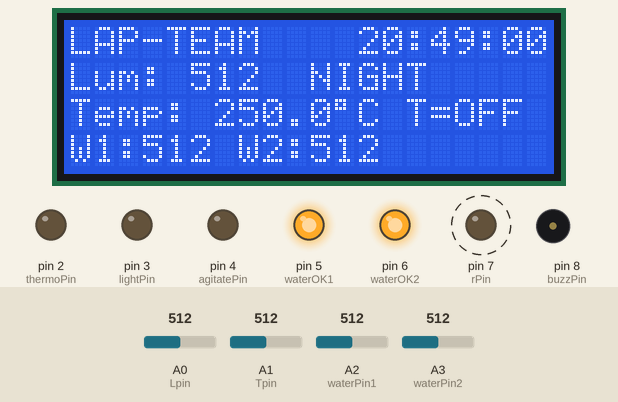
This sketch was run on a simulated Arduino Uno, built with avr-gcc and run on an emulated ATmega328P. Shown: 20×4 character LCD, output pins drawn as LEDs (lit = HIGH), buzzer (waves = sounding). Dashed ring = blinking. The test bench sets the inputs (shaded band); at power-on: A1 (Tpin) = 512, A2 (waterPin1) = 512, A3 (waterPin2) = 512, A0 (Lpin) = 512.

Above: at 0.3 s.
1.3 s: A1 (Tpin) set to 63
At 3.1 s:
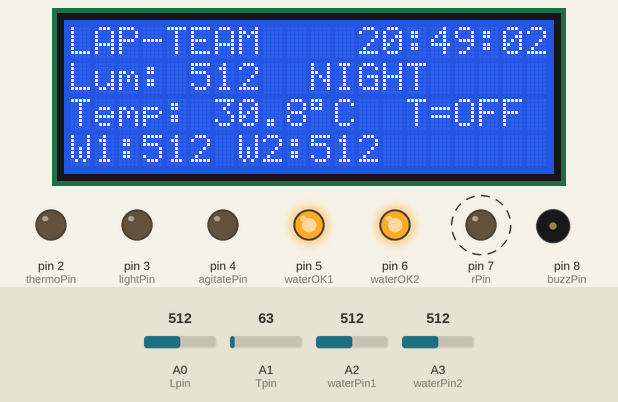
5.6 s: A1 (Tpin) set to 54
At 6.5 s:
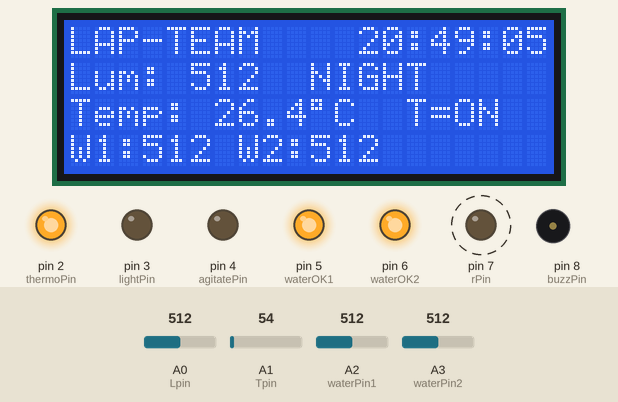
8.3 s: A2 (waterPin1) set to 214
At 9.8 s:
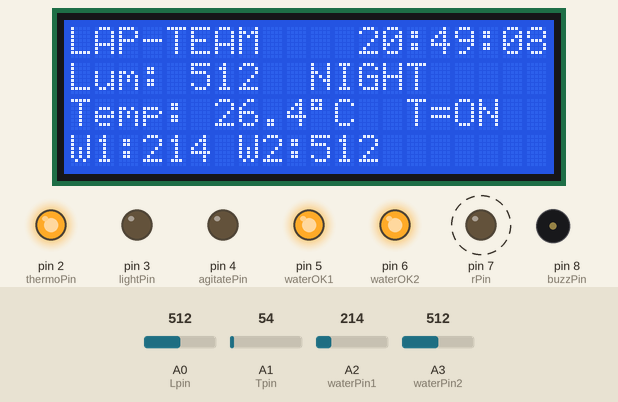
10.5 s: A2 (waterPin1) set to 187
At 11.7 s:
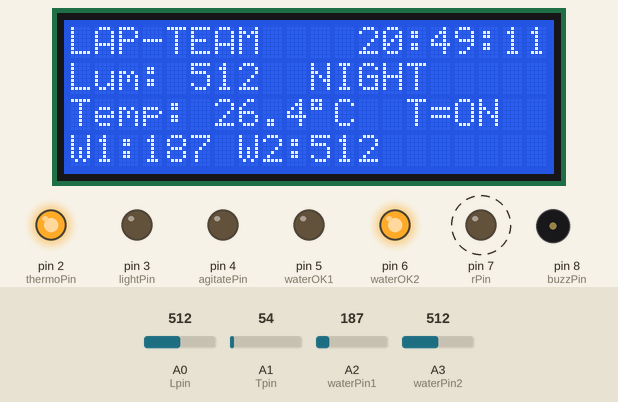
13.8 s: A3 (waterPin2) set to 214
At 15.3 s:
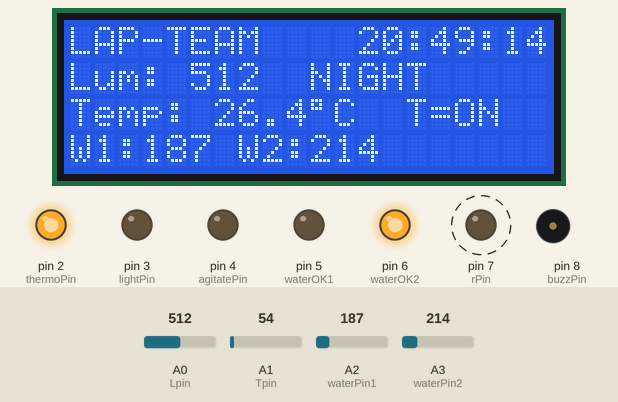
16.0 s: A3 (waterPin2) set to 182
At 17.6 s:
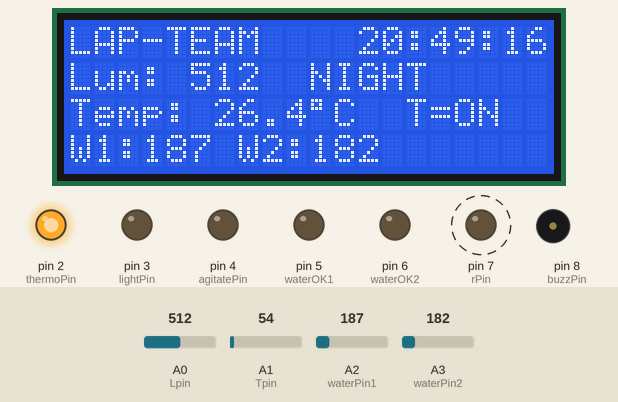
Timing chart, 0 to 20.4 s (numbered marks = the images above; inputs shaded):
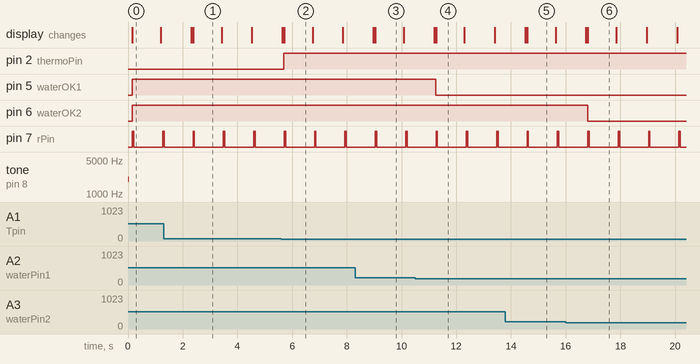

The sketch:

v2.1.ino
```cpp
//------TIME-----
//ne pas oublier de les intégrer dans l'IDE
#include<TimeLib.h>
//#include<time.h>
//-------LCD-------------
//supprimer tous les fichiers liquidcrystal de l'ordi
//importer NewLiquidCrystal
#include <Wire.h>
#include <LCD.h>
#include <LiquidCrystal_I2C.h>


LiquidCrystal_I2C  lcd(0x3f,2,1,0,4,5,6,7); //initialisation lcd

//-----LCD-----
//SDA = A4
//SCL = A5

//-----int time-----
int h;
int m;
int s;

//-----CAPTEURS-----
int Lpin = A0; //light
int Tpin = A1; //température
int thermoPin = 2; //r
int lightPin = 3; //j
int agitatePin = 4; //v

//-----AUTRE-----
int waterPin1 = A2;
int waterOK1 = 5;
int waterPin2 = A3;
int waterOK2 = 6;
int rPin = 7; //choix moteur
int buzzPin = 8;


//-----VARIABLES-----
float Lread;
float Tread;
float temps;
int wLevel1 = 0;
int wLevel2 = 0;
boolean dState=false;


void setup() {

  //Serial.begin(115200); //nb paquets

  //-----SET TIME-----
  setTime(20,49,00,0,0,0); // regler heure (hh,mm,ss,jj,mm,aaaa)

  //-----PIN MODE-----
  pinMode(thermoPin,OUTPUT);
  pinMode(lightPin,OUTPUT);
  pinMode(agitatePin,OUTPUT);
  pinMode(buzzPin,OUTPUT);
  pinMode(rPin,OUTPUT);
  pinMode(waterOK1,OUTPUT);
  pinMode(waterOK2,OUTPUT);
  tone(buzzPin,2000,50); //(pin, frequence, durée ms)

  //-------------LCD------------
  lcd.begin (20,4);
  lcd.setBacklightPin(3,POSITIVE);
  lcd.setBacklight(HIGH);
  lcd.home(); //set cursor (0,0)
  lcd.print("LAP-TEAM");
}


void loop() {
h=hour();
m=minute();
s=second();
printTime();
printTempc();
printLum();
dayState();
thermo();
alert();
light();
water();
agitation();
testR();
//timeSerial();
delay(980);
//lcd.clear(); //effacer lcd
}

float testR (){
  digitalWrite(rPin, HIGH);
  delay(50);
  digitalWrite(rPin,LOW);
}
float dayState (){
  if (h<18 && h>6){
    dState=true;
    lcd.setCursor(10,1);
    lcd.print("DAY  ");
  }
  else {
    dState=false;
    lcd.setCursor(10,1);
    lcd.print("NIGHT ");
  }
}


float printTempc(){
  analogRead(Tpin);
  delay(20);
  Tread = (analogRead(Tpin)*500.0/1024.0);
  //Serial.print("Temperature: ");
  lcd.setCursor(0,2);
  lcd.print("Temp: ");
  lcd.print(Tread,1); //nb décimales = 1 lcd.print(Tread,1);
  lcd.print((char)223);//générer "°" degré
  lcd.print("C");
  lcd.print(" ");
  lcd.setCursor(0,3);
  //Serial.print(Tread); //PYTHON
  //Serial.print(" , "); //PYTHON
  //Serial.println(" C");
  return Tread;
}


float printLum(){
  Lread = analogRead(Lpin);
  //Serial.print("Luminosite: ");
  lcd.setCursor(0,1);
  lcd.print("Lum: ");
  lcd.print(Lread,0); //nb décimales = 0
  //Serial.println(Lread); //PYTHON
  return Lread;
}


float printTime(){
  //Serial.print(h);
  //Serial.print(":");
  //Serial.print(m);
  //Serial.print(":");
  //Serial.print(s);
  //Serial.print(" , ");
  lcd.setCursor(12,0);
  if (h<=9){
    lcd.print("0");
    lcd.print(h);
  }
  else{
  lcd.print(h);
  }
  lcd.print(":");
  if (m<=9){
    lcd.print("0");
    lcd.print(m);
  }
  else{
    lcd.print(m);
  }
  lcd.print(":");
  if (s<=9){
    lcd.print("0");
    lcd.print(s);
  }
  else{
    lcd.print(s);
  }
}


float thermo(){
   if (Tread <= 28){
     digitalWrite(thermoPin,HIGH);
     lcd.setCursor(14,2);
     lcd.print("T=ON");
     lcd.print(" ");
   }
   else {
      digitalWrite(thermoPin,LOW);
      lcd.setCursor(14,2);
      lcd.print("T=OFF");
   }
}


float light(){
    if (Lread <= 700 && dState==true){ //il faudra placer le capteur de luminosité en direction inverse de la phytotière
      digitalWrite(lightPin,HIGH);
    }
    if (dState==false) {
      if (m>0 && m<=30) {
        digitalWrite(lightPin,HIGH);
      }
      else {
        digitalWrite(lightPin,LOW);
      }
    }
}


float alert(){
  if (Tread <=10) { //change to 20
    tone(buzzPin,1000,100);
  }
}


float water(){
  wLevel1 = analogRead(waterPin1);
  lcd.setCursor(0,3);
  lcd.print("W1:");
  lcd.print(wLevel1); //gérer affichage
  lcd.print(" ");
  if (wLevel1 <= 200){
    digitalWrite(waterOK1,LOW);
  }
  if (wLevel1 >= 425){
    digitalWrite(waterOK1,HIGH);
  }

    wLevel2 = analogRead(waterPin2);
  lcd.setCursor(7,3);
  lcd.print("W2:");
  lcd.print(wLevel2); //gérer affichage
  lcd.print(" ");
  if (wLevel2 <= 200){
    digitalWrite(waterOK2,LOW);
  }
  if (wLevel2 >= 425){
    digitalWrite(waterOK2,HIGH);
  }
}


float agitation(){
  if (m>0 && m<=30){
    digitalWrite(agitatePin,HIGH);
  }
  else {
    digitalWrite(agitatePin,LOW);
  }
}
```

Measured:
- the behaviour switches between 58 and 57 on A1 (Tpin) (found by bisection; images 1 and 2)
- the behaviour switches between 201 and 200 on A2 (waterPin1) (found by bisection; images 3 and 4)
- the behaviour switches between 201 and 200 on A3 (waterPin2) (found by bisection; images 5 and 6)
- after the input at 5.6 s, pin 2 (thermoPin): LOW → HIGH after 0.09 s; the display: first differs from a run without the input after 0.11 s (image 2)
- after the input at 10.5 s, pin 5 (waterOK1): HIGH → LOW after 0.75 s
- after the input at 16.0 s, pin 6 (waterOK2): HIGH → LOW after 0.81 s
- by itself, pin 7 (rPin): alternates HIGH for 0.05 s and LOW for 1.1 s
